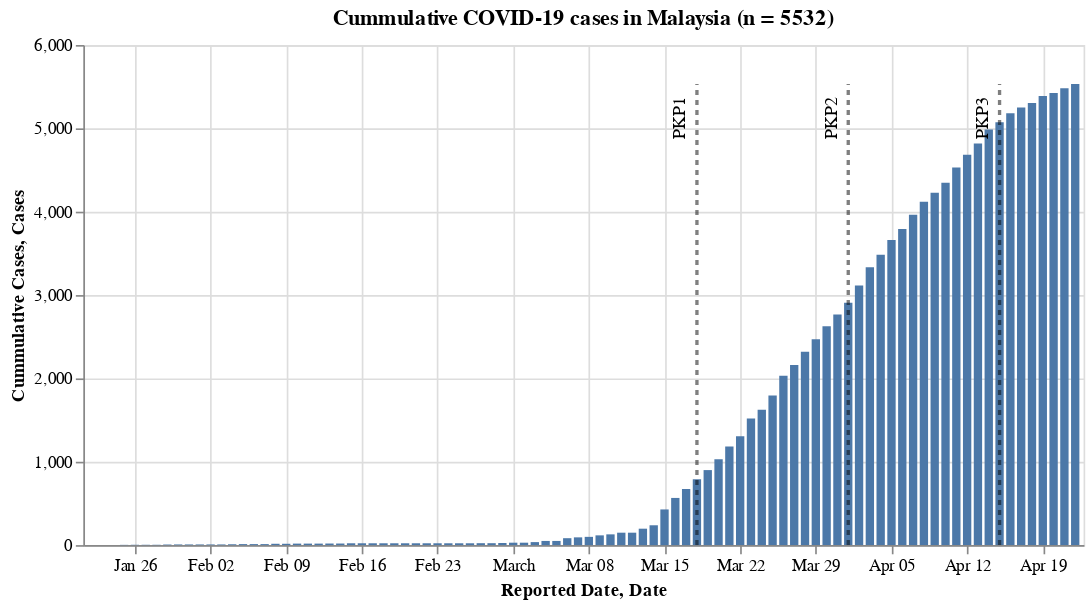

The notebook cell this image was saved under:
### Code cell
#hide_input
_confirmed_bar = alt.Chart(df_confirmed_my).mark_bar().encode(
    x='Reported Date:T',
    y='Cummulative Cases:Q',
    tooltip=list(df_confirmed_my)
).properties(
    width=600,
    title=f'Cummulative COVID-19 cases in Malaysia (n = {n_confirmed_my})'
)

(_confirmed_bar + _pkp_line(n_confirmed_my + 1))

### Figure 1 — Vega-Lite specification as saved in the notebook (floating-point values rounded to 4 significant figures)
{"config": {"view": {"continuousWidth": 400, "continuousHeight": 300}}, "layer": [{"data": {"name": "data-3de9ed30667a8b020202059ae3ad7f30"}, "mark": "bar", "encoding": {"tooltip": [{"type": "temporal", "field": "Reported Date"}, {"type": "quantitative", "field": "Cummulative Cases"}], "x": {"type": "temporal", "field": "Reported Date"}, "y": {"type": "quantitative", "field": "Cummulative Cases"}}, "title": "Cummulative COVID-19 cases in Malaysia (n = 5532)", "width": 600}, {"layer": [{"mark": {"type": "line", "color": "black", "opacity": 0.5, "strokeDash": [3, 3]}, "encoding": {"x": {"type": "temporal", "field": "Date"}, "y": {"type": "quantitative", "field": "Cases"}}}, {"mark": {"type": "text", "angle": 270, "dx": -20, "dy": -10, "text": "PKP1"}, "encoding": {"x": {"type": "temporal", "field": "Date"}, "y": {"type": "quantitative", "field": "Cases"}}, "transform": [{"filter": "(datum['Cases'] > 0)"}]}, {"layer": [{"mark": {"type": "line", "color": "black", "opacity": 0.5, "strokeDash": [3, 3]}, "encoding": {"x": {"type": "temporal", "field": "Date"}, "y": {"type": "quantitative", "field": "Cases"}}}, {"mark": {"type": "text", "angle": 270, "dx": -20, "dy": -10, "text": "PKP2"}, "encoding": {"x": {"type": "temporal", "field": "Date"}, "y": {"type": "quantitative", "field": "Cases"}}, "transform": [{"filter": "(datum['Cases'] > 0)"}]}], "data": {"name": "data-149aaed7a45cced96c581e3df127fb96"}}, {"layer": [{"mark": {"type": "line", "color": "black", "opacity": 0.5, "strokeDash": [3, 3]}, "encoding": {"x": {"type": "temporal", "field": "Date"}, "y": {"type": "quantitative", "field": "Cases"}}}, {"mark": {"type": "text", "angle": 270, "dx": -20, "dy": -10, "text": "PKP3"}, "encoding": {"x": {"type": "temporal", "field": "Date"}, "y": {"type": "quantitative", "field": "Cases"}}, "transform": [{"filter": "(datum['Cases'] > 0)"}]}], "data": {"name": "data-3f822cccf2b538f53016bcb0915ab152"}}], "data": {"name": "data-cb04965cbc25e8911c69465400ddb1e3"}}], "$schema": "https://vega.github.io/schema/vega-lite/v4.8.1.json", "datasets": {"data-3de9ed30667a8b020202059ae3ad7f30": [{"Reported Date": "2020-01-22T00:00:00", "Cummulative Cases": 0}, {"Reported Date": "2020-01-23T00:00:00", "Cummulative Cases": 0}, {"Reported Date": "2020-01-24T00:00:00", "Cummulative Cases": 0}, {"Reported Date": "2020-01-25T00:00:00", "Cummulative Cases": 3}, {"Reported Date": "2020-01-26T00:00:00", "Cummulative Cases": 4}, {"Reported Date": "2020-01-27T00:00:00", "Cummulative Cases": 4}, {"Reported Date": "2020-01-28T00:00:00", "Cummulative Cases": 4}, {"Reported Date": "2020-01-29T00:00:00", "Cummulative Cases": 7}, {"Reported Date": "2020-01-30T00:00:00", "Cummulative Cases": 8}, {"Reported Date": "2020-01-31T00:00:00", "Cummulative Cases": 8}, {"Reported Date": "2020-02-01T00:00:00", "Cummulative Cases": 8}, {"Reported Date": "2020-02-02T00:00:00", "Cummulative Cases": 8}, {"Reported Date": "2020-02-03T00:00:00", "Cummulative Cases": 8}, {"Reported Date": "2020-02-04T00:00:00", "Cummulative Cases": 10}, {"Reported Date": "2020-02-05T00:00:00", "Cummulative Cases": 12}, {"Reported Date": "2020-02-06T00:00:00", "Cummulative Cases": 12}, {"Reported Date": "2020-02-07T00:00:00", "Cummulative Cases": 12}, {"Reported Date": "2020-02-08T00:00:00", "Cummulative Cases": 16}, {"Reported Date": "2020-02-09T00:00:00", "Cummulative Cases": 16}, {"Reported Date": "2020-02-10T00:00:00", "Cummulative Cases": 18}, {"Reported Date": "2020-02-11T00:00:00", "Cummulative Cases": 18}, {"Reported Date": "2020-02-12T00:00:00", "Cummulative Cases": 18}, {"Reported Date": "2020-02-13T00:00:00", "Cummulative Cases": 19}, {"Reported Date": "2020-02-14T00:00:00", "Cummulative Cases": 19}, {"Reported Date": "2020-02-15T00:00:00", "Cummulative Cases": 22}, {"Reported Date": "2020-02-16T00:00:00", "Cummulative Cases": 22}, {"Reported Date": "2020-02-17T00:00:00", "Cummulative Cases": 22}, {"Reported Date": "2020-02-18T00:00:00", "Cummulative Cases": 22}, {"Reported Date": "2020-02-19T00:00:00", "Cummulative Cases": 22}, {"Reported Date": "2020-02-20T00:00:00", "Cummulative Cases": 22}, {"Reported Date": "2020-02-21T00:00:00", "Cummulative Cases": 22}, {"Reported Date": "2020-02-22T00:00:00", "Cummulative Cases": 22}, {"Reported Date": "2020-02-23T00:00:00", "Cummulative Cases": 22}, {"Reported Date": "2020-02-24T00:00:00", "Cummulative Cases": 22}, {"Reported Date": "2020-02-25T00:00:00", "Cummulative Cases": 22}, {"Reported Date": "2020-02-26T00:00:00", "Cummulative Cases": 22}, {"Reported Date": "2020-02-27T00:00:00", "Cummulative Cases": 23}, {"Reported Date": "2020-02-28T00:00:00", "Cummulative Cases": 23}, {"Reported Date": "2020-02-29T00:00:00", "Cummulative Cases": 25}, {"Reported Date": "2020-03-01T00:00:00", "Cummulative Cases": 29}, {"Reported Date": "2020-03-02T00:00:00", "Cummulative Cases": 29}, {"Reported Date": "2020-03-03T00:00:00", "Cummulative Cases": 36}, {"Reported Date": "2020-03-04T00:00:00", "Cummulative Cases": 50}, {"Reported Date": "2020-03-05T00:00:00", "Cummulative Cases": 50}, {"Reported Date": "2020-03-06T00:00:00", "Cummulative Cases": 83}, {"Reported Date": "2020-03-07T00:00:00", "Cummulative Cases": 93}, {"Reported Date": "2020-03-08T00:00:00", "Cummulative Cases": 99}, {"Reported Date": "2020-03-09T00:00:00", "Cummulative Cases": 117}, {"Reported Date": "2020-03-10T00:00:00", "Cummulative Cases": 129}, {"Reported Date": "2020-03-11T00:00:00", "Cummulative Cases": 149}, {"Reported Date": "2020-03-12T00:00:00", "Cummulative Cases": 149}, {"Reported Date": "2020-03-13T00:00:00", "Cummulative Cases": 197}, {"Reported Date": "2020-03-14T00:00:00", "Cummulative Cases": 238}, {"Reported Date": "2020-03-15T00:00:00", "Cummulative Cases": 428}, {"Reported Date": "2020-03-16T00:00:00", "Cummulative Cases": 566}, {"Reported Date": "2020-03-17T00:00:00", "Cummulative Cases": 673}, {"Reported Date": "2020-03-18T00:00:00", "Cummulative Cases": 790}, {"Reported Date": "2020-03-19T00:00:00", "Cummulative Cases": 900}, {"Reported Date": "2020-03-20T00:00:00", "Cummulative Cases": 1030}, {"Reported Date": "2020-03-21T00:00:00", "Cummulative Cases": 1183}, {"Reported Date": "2020-03-22T00:00:00", "Cummulative Cases": 1306}, {"Reported Date": "2020-03-23T00:00:00", "Cummulative Cases": 1518}, {"Reported Date": "2020-03-24T00:00:00", "Cummulative Cases": 1624}, {"Reported Date": "2020-03-25T00:00:00", "Cummulative Cases": 1796}, {"Reported Date": "2020-03-26T00:00:00", "Cummulative Cases": 2031}, {"Reported Date": "2020-03-27T00:00:00", "Cummulative Cases": 2161}, {"Reported Date": "2020-03-28T00:00:00", "Cummulative Cases": 2320}, {"Reported Date": "2020-03-29T00:00:00", "Cummulative Cases": 2470}, {"Reported Date": "2020-03-30T00:00:00", "Cummulative Cases": 2626}, {"Reported Date": "2020-03-31T00:00:00", "Cummulative Cases": 2766}, {"Reported Date": "2020-04-01T00:00:00", "Cummulative Cases": 2908}, {"Reported Date": "2020-04-02T00:00:00", "Cummulative Cases": 3116}, {"Reported Date": "2020-04-03T00:00:00", "Cummulative Cases": 3333}, {"Reported Date": "2020-04-04T00:00:00", "Cummulative Cases": 3483}, {"Reported Date": "2020-04-05T00:00:00", "Cummulative Cases": 3662}, {"Reported Date": "2020-04-06T00:00:00", "Cummulative Cases": 3793}, {"Reported Date": "2020-04-07T00:00:00", "Cummulative Cases": 3963}, {"Reported Date": "2020-04-08T00:00:00", "Cummulative Cases": 4119}, {"Reported Date": "2020-04-09T00:00:00", "Cummulative Cases": 4228}, {"Reported Date": "2020-04-10T00:00:00", "Cummulative Cases": 4346}, {"Reported Date": "2020-04-11T00:00:00", "Cummulative Cases": 4530}, {"Reported Date": "2020-04-12T00:00:00", "Cummulative Cases": 4683}, {"Reported Date": "2020-04-13T00:00:00", "Cummulative Cases": 4817}, {"Reported Date": "2020-04-14T00:00:00", "Cummulative Cases": 4987}, {"Reported Date": "2020-04-15T00:00:00", "Cummulative Cases": 5072}, {"Reported Date": "2020-04-16T00:00:00", "Cummulative Cases": 5182}, {"Reported Date": "2020-04-17T00:00:00", "Cummulative Cases": 5251}, {"Reported Date": "2020-04-18T00:00:00", "Cummulative Cases": 5305}, {"Reported Date": "2020-04-19T00:00:00", "Cummulative Cases": 5389}, {"Reported Date": "2020-04-20T00:00:00", "Cummulative Cases": 5425}, {"Reported Date": "2020-04-21T00:00:00", "Cummulative Cases": 5482}, {"Reported Date": "2020-04-22T00:00:00", "Cummulative Cases": 5532}], "data-cb04965cbc25e8911c69465400ddb1e3": [{"Date": "2020-03-18", "Cases": 0}, {"Date": "2020-03-18", "Cases": 5533}], "data-149aaed7a45cced96c581e3df127fb96": [{"Date": "2020-04-01", "Cases": 0}, {"Date": "2020-04-01", "Cases": 5533}], "data-3f822cccf2b538f53016bcb0915ab152": [{"Date": "2020-04-15", "Cases": 0}, {"Date": "2020-04-15", "Cases": 5533}]}}
